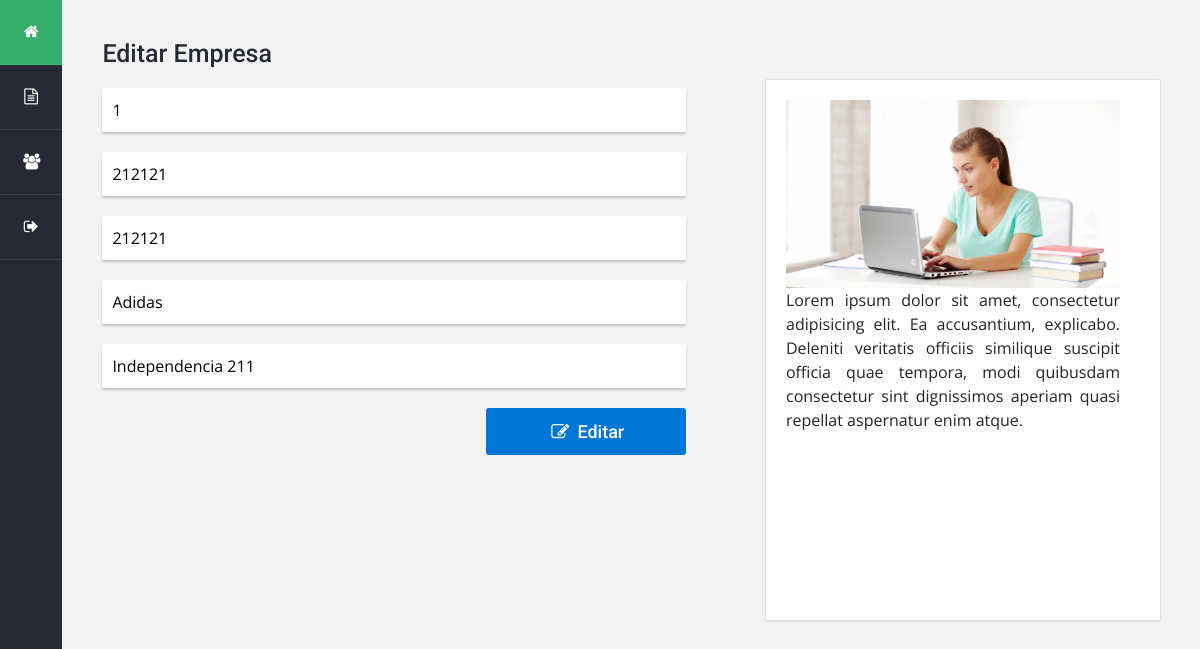
Screenshot of /ExamenPhp/manejadorEmpresa.php?accion=crudEditar&codigo=1 with the database file from the repository.
### tables this page shows
CREATE TABLE `empresa` (
  `codigo` int(11) NOT NULL,
  `rut` varchar(10) NOT NULL,
  `nombre` varchar(30) NOT NULL,
  `password` varchar(10) NOT NULL,
  `direccion` varchar(50) NOT NULL
);

### ExamenPhp/controllers/EmpresaController.php (called while the page is built, shortened)
<?php
	require_once "./models/Empresa.php";
	class EmpresaController {
		public $empresa;
		public function __construct() {
	        $this->empresa = new Empresa();
	    }
		public function crudEditar() {
			$this->empresa->setCodigo($_REQUEST['codigo']);
			$empresa = $this->empresa->buscarXCodigo();
    		include "views/sections/clienteHead.php";
			include 'views/frm_empresa_edit.php';
			include "views/sections/footer.php";
		}
	}
?>

### ExamenPhp/models/Empresa.php (called while the page is built, shortened)
<?php
require_once "DB.php";
class Empresa
    {
        private $codigo, $rut, $nombre, $password, $direccion;
        public function __construct($codigo=null, $rut=null, $nombre=null, $password=null, $direccion=null)
        {
            $this->codigo    = $codigo;
            $this->rut       = $rut;
            $this->nombre    = $nombre;
            $this->password  = $password;
            $this->direccion = $direccion;
        }
        public function setCodigo($codigo) {
            $this->codigo = $codigo;
        }
        public function getCodigo() {
            return $this->codigo;
        }
        public function setRut($rut) {
            $this->rut = $rut;
        }
        public function getRut() {
            return $this->rut;
        }
        public function setNombre($nombre) {
            $this->nombre = $nombre;
        }
        public function getNombre() {
            return $this->nombre;
        }
        public function setPassword($password) {
            $this->password = $password;
        }
        public function getPassword() {
            return $this->password;
        }
        public function setDireccion($direccion) {
            $this->direccion = $direccion;
        }
        public function getDireccion() {
            return $this->direccion;
        }
        public function buscarXCodigo() {
            $db = new DB();
            $query = "SELECT codigo, rut, nombre, password, direccion FROM Empresa WHERE codigo = $this->codigo";
            $sentencia = $db->getConexion()->prepare($query);
            $sentencia->execute();
            $rs= $sentencia->fetchAll();
            $Empresa = new Empresa();
            foreach($rs as $fila){
				$Empresa->setCodigo($fila["codigo"]);
				$Empresa->setRut($fila["rut"]);
				$Empresa->setNombre($fila["nombre"]);
				$Empresa->setPassword($fila["password"]);
				$Empresa->setDireccion($fila["direccion"]);
            }
            return $Empresa;
        }
    }
?>

### ExamenPhp/models/DB.php (called while the page is built)
<?php
	class DB
	{
		private $conexion;
		function __construct()
		{
			try{
				$this->conexion = new PDO('mysql:host=localhost;dbname=bbddisp', 'userbbddisp', 'userbbddisp');
			}
			catch(PDOException $e){
		    	$this->conexion = null;
			}
		}
		function getConexion(){
			return $this->conexion;
		}
	}
?>

### ExamenPhp/views/frm_empresa_edit.php (the view)
<main class="main col">
				<div class="row">
					<div class="columna col-lg-7">
						<div class="widget nueva_entrada">
							<h3 class="titulo">Editar Empresa</h3>
							<form action="?accion=editar" method="post">
								<input type="text" name="codigo"  value="<?php echo $empresa->getCodigo(); ?>" readonly />
								<input type="text" name="rut" value="<?php echo $empresa->getRut(); ?>"/>
								<input type="text" name="password" value="<?php echo $empresa->getPassword(); ?>"/>
								<input type="text" name="nombre" value="<?php echo $empresa->getNombre(); ?>"/>
								<input type="text" name="direccion" value="<?php echo $empresa->getDireccion(); ?>"/>
								<div class="d-flex justify-content-end">
									<button><i class="icon icon-edit"></i> Editar </button>
								</div>
							</form>
						</div>
					</div>
					<div class="columna col-lg-5">
						<div class="widget comentarios">
							<div class="contenedor">
								<div class="comentario d-flex flex-wrap">
									<div class="foto">
										<img src="../../WebPHPISP/views/images/comp.jpg">
										<p style="text-align: justify;">	Lorem ipsum dolor sit amet, consectetur adipisicing elit. Ea accusantium, explicabo. Deleniti veritatis officiis similique suscipit officia quae tempora, modi quibusdam consectetur sint dignissimos aperiam quasi repellat aspernatur enim atque.</p>
									</div>
								</div>
							</div>
						</div>
					</div>
				</div>
</main>

### ExamenPhp/views/css/estilos2.css (style rules this page uses)
body { background: #f2f2f2; font-size: 16px; font-family: 'Open Sans', sans-serif; }
.main { padding-top: 40px; }
.main .columna { padding-left: 40px; padding-right: 40px; }
.main .titulo { color: #262a34; font-size: 25px; font-weight: 500; font-family: 'Roboto', sans-serif; margin-bottom: 20px; }
.main .widget { margin-bottom: 40px; }
.main .widget form input[type="text"], .main .widget form textarea { width: 100%; padding: 10px; margin-bottom: 20px; font-family: 'Open Sans', sans-serif; border: none; box-shadow: 0px 2px 2px 0px rgba(0,0,0,0.2); }
.main .widget form input[type="text"] { font-weight: 400; }
.main .widget form button { background: #0275d8; cursor: pointer; color: #fff; font-family: 'Roboto', sans-serif; font-size: 18px; font-weight: 500; border: none; display: inline-block; padding: 10px; width: 200px; border-radius: 3px; transition: all .3s ease; }
.main .comentarios .contenedor { box-shadow: 0px 0px 2px 0px rgba(0,0,0,0.2); }
.main .comentarios .comentario { background: #fff; padding: 20px; margin-top: 40px; border-bottom: 1px solid #dfdfdf; }
.main .comentarios .comentario .foto { width: 100%; height: 500px; overflow: hidden; margin-right: 20px; }
.main .comentarios .comentario .foto img { width: 100%; }

### rows the page displays
empresa: codigo "1", rut "212121", password "212121", nombre "Adidas", direccion "Independencia 211"
